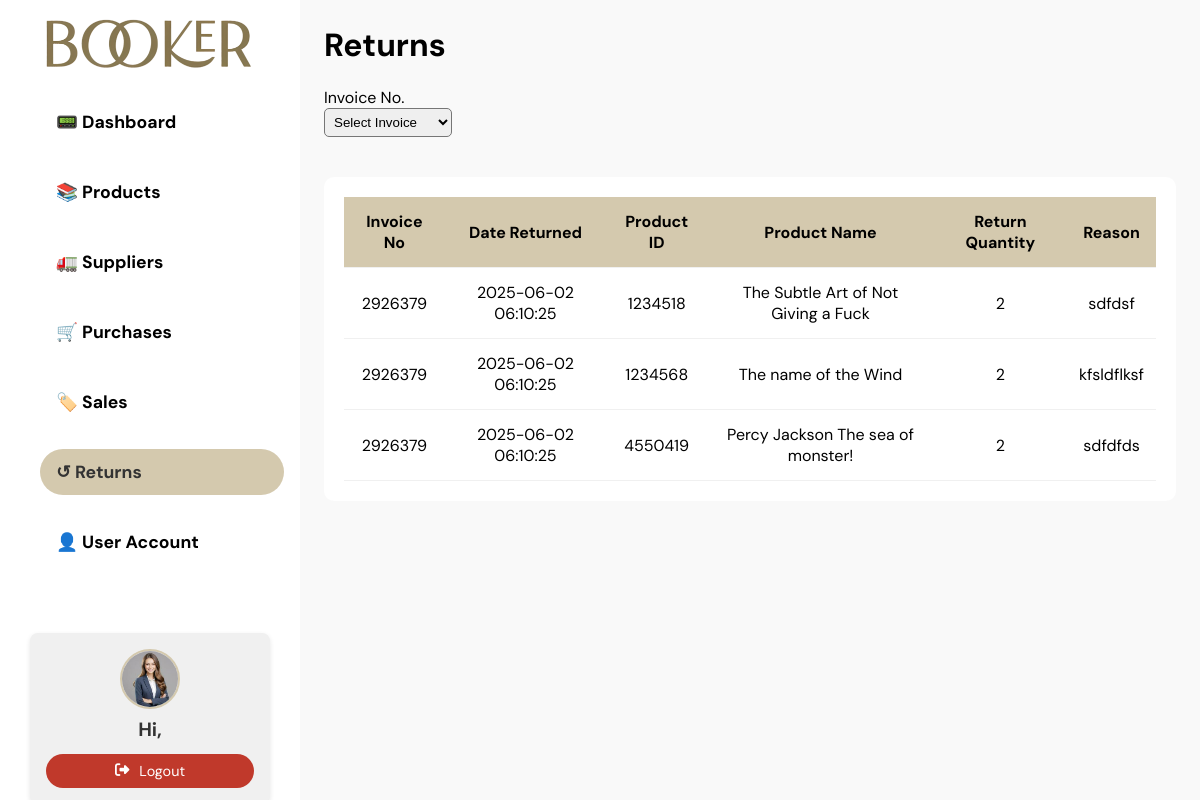
The page /returns-menu.php on the database its author committed.
### tables this page shows
CREATE TABLE `returns` (
  `returnID` int(11) NOT NULL,
  `purchaseID` int(11) NOT NULL,
  `productID` int(11) NOT NULL,
  `returnQuantity` int(11) NOT NULL,
  `reason` text DEFAULT NULL,
  `returnDate` timestamp NOT NULL DEFAULT current_timestamp()
);

CREATE TABLE `purchases` (
  `purchaseID` int(11) NOT NULL,
  `supplierID` int(11) NOT NULL,
  `invoiceNo` varchar(50) NOT NULL,
  `datePurchased` timestamp NOT NULL DEFAULT current_timestamp()
);

CREATE TABLE `products` (
  `productID` int(11) NOT NULL,
  `productName` varchar(65) NOT NULL,
  `productDesc` text NOT NULL,
  `productPrice` decimal(10,2) NOT NULL,
  `productStock` int(11) NOT NULL,
  `ProductCategory` varchar(65) NOT NULL,
  `image` varchar(255) DEFAULT NULL
);

### returns-menu.php (the view, shortened to what this page needs)
<?php
require_once 'dbConnection.php';
$adminUsername = $_SESSION['username'] ?? null;
$returnQuery = "
    SELECT
        purchases.invoiceNo,
        returns.returnDate,
        returns.productID,
        products.productName,
        returns.returnQuantity,
        returns.reason
    FROM returns
    LEFT JOIN purchases ON purchases.purchaseID = returns.purchaseID
    LEFT JOIN products ON returns.productID = products.productID
    ORDER BY returns.returnDate DESC
";
$returnResult = $conn->query($returnQuery);
?>
<!DOCTYPE html>
<html lang="en">
<head>
    <link rel="stylesheet" href="https://cdnjs.cloudflare.com/ajax/libs/font-awesome/6.5.0/css/all.min.css">
    <link rel="stylesheet" href="styles.css">
</head>
<body>
    <div class="returnsBody">
        <aside id="sidebar">
            <img src="uploads/booker-logo.png" alt="Logo">
            <ul>
                <li><a href="dashboard-menu.php"><span>📟 Dashboard</span></a></li>
                <li><a href="products-menu.php"><span>📚 Products</span></a></li>
                <li><a href="suppliers-menu.php"><span>🚛 Suppliers</span></a></li>
                <li><a href="purchases-menu.php"><span>🛒 Purchases</span></a></li>
                <li><a href="sales-menu.php"><span>🏷️ Sales</span></a></li>
                <li><a href="returns-menu.php"><span>↺ Returns</span></a></li>
                <li><a href="users-menu.php"><span>👤 User Account</span></a></li>
                <li onclick="window.location.href='logout.php';"></li>
            </ul>
            <div class="profile-card">
                <img class="profile-card-img" src="uploads\profile.jpg" alt="Profile Picture">
                <h4 class="profile-card-username">Hi, <?php echo $adminUsername; ?></h4>
                <div class="logout">
                    <a onclick="window.location.href='logout.php';"><i
                            class="fas fa-sign-out-alt"></i><span>Logout</span></a>
                </div>
            </div>
        </aside>
        <main class="returns-maincontent">
            <div class="input-return-details">
                <form action="" method="POST">
                    <h1>Returns</h1><br>
                    <div>
                        <label for="invoiceNo">Invoice No.</label><br>
                        <select id="invoiceNo-list" name="invoiceList" required onchange="this.form.submit()"
                            style="width: 15%; padding: 5px; border-radius: 5px;">
                            <option value="">Select Invoice</option>
                        </select>
                    </div>
                </form>
            </div>
            <div class="listTable">
                <table>
                    <thead>
                        <tr>
                            <th>Invoice No</th>
                            <th>Date Returned</th>
                            <th>Product ID</th>
                            <th>Product Name</th>
                            <th>Return Quantity</th>
                            <th>Reason</th>
                        </tr>
                    </thead>
                    <tbody>
                        <?php if ($returnResult && $returnResult->num_rows > 0): ?>
                            <?php while ($row = $returnResult->fetch_assoc()): ?>
                                <tr>
                                    <td><?= htmlspecialchars($row['invoiceNo']) ?></td>
                                    <td><?= htmlspecialchars($row['returnDate']) ?></td>
                                    <td><?= htmlspecialchars($row['productID']) ?></td>
                                    <td><?= htmlspecialchars($row['productName']) ?></td>
                                    <td><?= htmlspecialchars($row['returnQuantity']) ?></td>
                                    <td><?= htmlspecialchars($row['reason']) ?></td>
                                </tr>
                            <?php endwhile; ?>
                        <?php else: ?>
                            <tr>
                                <td colspan="6">No returned product found.</td>
                            </tr>
                        <?php endif; ?>
                    </tbody>
                </table>
            </div>
        </main>
    </div>
</body>
</html>

### styles.css (style rules this page uses)
* { margin: 0; padding: 0; box-sizing: border-box; }
body { background-color: #f9f9f9; font-family: "DM Sans", sans-serif; }
aside { grid-area: sidebar; background-color: white; height: 100vh; position: sticky; top: 0; left: 0; padding-top: 1rem; }
aside img { display: block; margin: 0 auto 1rem; width: 80%; }
aside ul { list-style: none; padding-left: 1.5rem; }
aside ul li, aside ul li a { display: block; padding: 0.75rem 1rem; color: black; text-decoration: none; font-weight: bold; border-radius: 4px; font-size: 1.1rem; cursor: pointer; }
aside ul li a.active { background-color: #d4c9ae; color: #333; border-radius: 30px; }
.profile-card { display: flex; flex-direction: column; align-items: center; padding: 1rem; background-color: #f0f0f0; border-radius: 8px; margin: 2rem auto; box-shadow: 0 2px 5px rgba(0, 0, 0, 0.1); width: 80%; }
.profile-card-img { width: 60px; height: 60px; border-radius: 50%; object-fit: cover; margin-bottom: 0.5rem; border: 2px solid #d4c9ae; }
.profile-card-username { font-size: 1.2rem; font-weight: bold; color: #333; margin-bottom: 0.75rem; text-align: center; }
.profile-card .logout { width: 100%; }
.profile-card .logout a { display: flex; justify-content: center; align-items: center; gap: 10px; padding: 0.5rem 1rem; border-radius: 20px; font-size: 0.9em; background: #c0392b; color: #fff; text-decoration: none; }
.dashboardBody, .productsBody, .suppliersBody, .purchasesBody, .usersBody, .returnsBody { min-height: 100vh; display: grid; grid-template-columns: 300px 1fr; grid-template-rows: auto 1fr; grid-template-areas: "sidebar main" "sidebar main"; }
main { grid-area: main; padding: 1.5rem; background-color: #f9f9f9; }
.listTable { margin: 40px auto; background: white; border-radius: 10px; overflow-x: auto; padding: 20px; }
.listTable table { width: 100%; border-collapse: collapse; min-width: 800px; }
.listTable th, .listTable td { padding: 14px 12px; text-align: center; border-bottom: 1px solid #f0f0f0; font-size: 1em; }
.listTable th { background: #d4c9ae; color: black; font-weight: bold; position: sticky; top: 0; z-index: 1; }

### rows shown on the page
returns: purchaseID.invoiceNo "2926379", returnDate "2025-06-02 06:10:25", productID "1234518", productID.productName "The Subtle Art of Not Giving a Fuck", returnQuantity "2", reason "sdfdsf"
returns: purchaseID.invoiceNo "2926379", returnDate "2025-06-02 06:10:25", productID "1234568", productID.productName "The name of the Wind", returnQuantity "2", reason "kfsldflksf"
returns: purchaseID.invoiceNo "2926379", returnDate "2025-06-02 06:10:25", productID "4550419", productID.productName "Percy Jackson The sea of monster!", returnQuantity "2", reason "sdfdfds"
